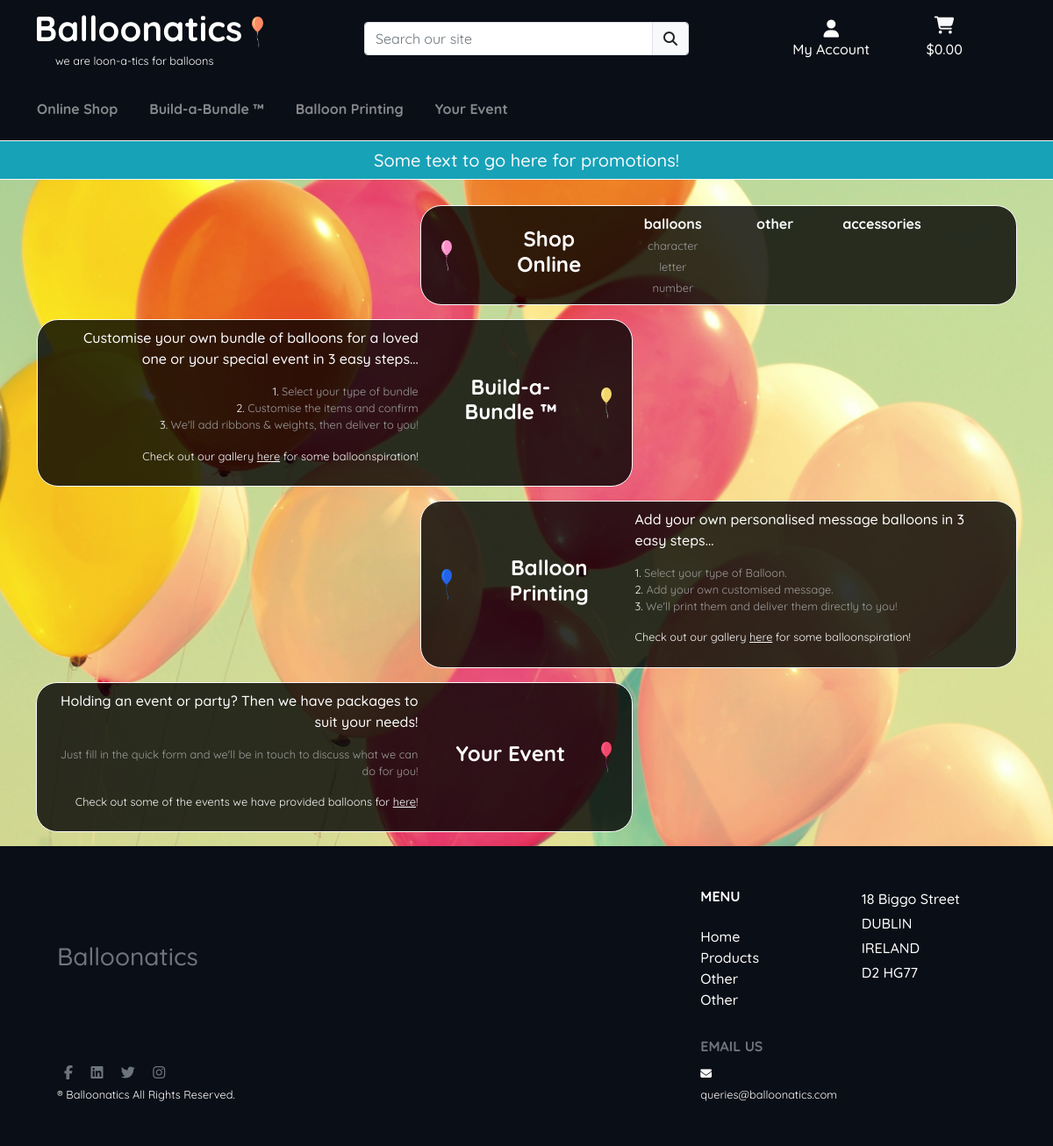
The page / on the database its author committed.
### products/models.py (models this page shows, shortened)
class Category(models.Model):
    class Meta:
        verbose_name_plural = 'Categories'
    name = models.CharField(max_length=254)
    display_name = models.CharField(max_length=254, null=True, blank=True)
    image = models.ImageField(null=True, blank=True)

class Sub_Category(models.Model):
    class Meta:
        verbose_name_plural = 'Sub_Categories'
    name = models.CharField(max_length=254)
    display_name = models.CharField(max_length=254, null=True, blank=True)
    image = models.ImageField(null=True, blank=True)

### home/views.py (the view)
# urls.py: path('', views.index, name='home')
def index(request):
    categories = Category.objects.all()
    sub_categories = Sub_Category.objects.all()
    context = {
        'categories': categories,
        'sub_cateogories': sub_categories
    }
    return render(request, 'home/index.html', context)

### cart/contexts.py (called while the page is built, shortened)
def cart_contents(request):
    cart_items = []
    total = 0
    product_count = 0
    delivery = 0.00
    cart = request.session.get('cart', {'products':{},'bundles':{},'custom_prints':{}})
    if total > 0:
        delivery = round((total * Decimal(
            settings.DELIVERY_SURCHARGE)), 2)
    grand_total = Decimal(total) + Decimal(delivery)
    context = {
        'cart_items': cart_items,
        'total': total,
        'grand_total': grand_total,
        'product_count': product_count,
        'delivery': delivery,
    }
    return context

### home/contexts.py (called while the page is built)
def menu_context(request):
    categories = Category.objects.exclude(
        name='custom')
    menu_context = {}
    for c in categories:
        sub_category_pks = []
        matching_sub_categories = Product.objects.filter(
            category__name=c.name).exclude(
                category__name='custom').distinct().values('sub_category')
        for msc in matching_sub_categories:
            for v in msc.values():
                sub_category_pks.append(v)
        sub_categories_q = list(Sub_Category.objects.filter(
            id__in=sub_category_pks).exclude(
                name='custom').values('name'))
        sub_categories = []
        for sc in sub_categories_q:
            for v in sc.values():
                sub_categories.append(v)
        menu_context[c.name] = sub_categories
    return {
            'menu_context': menu_context
        }

def configure_toasts(request):
    if 'toast_autohide' in request.POST:
        toast_autohide = request.POST['toast_autohide']
    else:
        toast_autohide = settings.TOAST_AUTOHIDE
    if 'toast_delay' in request.POST:
        toast_delay = request.POST['toast_delay']
    else:
        toast_delay = settings.TOAST_DELAY
    return {
        'toast_delay': toast_delay,
        'toast_autohide': toast_autohide
    }

### home/templates/home/index.html (shortened to what this page needs)
{% extends "base.html" %}
{% load static %}
{% block content %}
        <div class="row">
            <div class="col p-0">
                <div class="row mx-2 mb-3 pr-lg-5">
                    <div class="col-12 col-lg-7 offset-lg-5">
                        <div class="row div-bg-opacity home-product-row border border-light align-items-center p-2">
                            <div class="col-1 d-none d-lg-flex">
                                <span><img src="{{ MEDIA_URL }}pink-balloon.png" class="logo-balloon" alt="pink-balloon"></span>
                            </div>
                            <div class="col-lg-3 text-center">
                                <a href="{% url 'categories' %}" class="text-decoration-none font-weight-bold nav-link m-0 p-0">
                                    <h1 class="home-cat-text">Shop Online</h1>
                                </a>
                            </div>
                            <div class="col-8 d-none d-lg-block">
                                <div class="row align-items-top px-1">
                                    {% for key, values in menu_context.items %}
                                    <div class="col-3 d-none d-md-block text-center mr-2">
                                        <a href="{% url 'sub_categories' %}?category={{ key }}" class="text-light text-bold text-decoration-none home-cat-link"><strong>{{ key }}</strong></a>
                                        {% for sub_cat in values %}
                                            <p class="my-0">
                                                <a href="{% url 'products' %}?sub_category={{ sub_cat }}" class="text-light-muted text-decoration-none home-sub-cat-link"><small>{{ sub_cat }}</small></a>
                                            </p>
                                        {% endfor %}
                                    </div>
                                    {% endfor %}
                                </div>
                            </div>
                        </div>
                    </div>
                </div>
                <div class="row align-items-center mx-2 mb-3 pl-lg-5">
                    <div class="col-12 col-lg-7 pl-3">
                        <div class="row align-items-center div-bg-opacity home-product-row border border-light p-2">
                            <div class="col-8 d-none d-lg-block text-right">
                                <p>Customise your own bundle of balloons for a loved one or your special event in 3 easy steps...</p>
                                <small class="text-light-muted">
                                    <p class="mb-0"><span class="text-light">1.</span>  Select your type of bundle</p>
                                    <p class="mb-0"><span class="text-light">2.</span> Customise the items and confirm</p>
                                    <p><span class="text-light">3.</span> We'll add ribbons & weights, then deliver to you!</p>
                                    <p class="text-light">Check out our gallery <a href="#"><u>here</u></a> for some balloonspiration!</p>
                                </small>
                            </div>
                            <div class="col-lg-3 pr-lg-0">
                                <a href="#" class="text-center text-decoration-none font-weight-bold nav-link m-0 p-0">
                                    <h1 class="home-cat-text">Build-a-Bundle &trade;</h1>
                                </a>
                            </div>
                            <div class="col-1 d-none d-lg-flex justify-content-end">
                                <span><img src="{{ MEDIA_URL }}yellow-balloon.png" class="logo-balloon" alt="yellow-balloon"></span>
                            </div>
                        </div>
                    </div>
                </div>
                <div class="row align-items-center mx-2 mb-3 pr-lg-5">
                    <div class="col-12 col-lg-7 offset-lg-5">
                        <div class="row align-items-center div-bg-opacity home-product-row border border-light p-2">
                            <div class="col-1 d-none d-lg-flex">
                                <span><img src="{{ MEDIA_URL }}blue-balloon.png" class="logo-balloon" alt="blue-balloon"></span>
                            </div>
                            <div class="col-lg-3">
                                <a href="#" class="text-center text-decoration-none font-weight-bold nav-link m-0 p-0">
                                    <h1 class="home-cat-text">Balloon Printing</h1>
                                </a>
                            </div>
                            <div class="col-8 d-none d-lg-block">
                                <p>Add your own personalised message balloons in 3 easy steps...</p>
                                <small class="text-light-muted">
                                    <p class="mb-0"><span class="text-light">1.</span> Select your type of Balloon.</p>
                                    <p class="mb-0"><span class="text-light">2.</span> Add your own customised message.</p>
                                    <p><span class="text-light">3.</span> We'll print them and deliver them directly to you!</p>
                                    <p class="text-light">Check out our gallery <a href="#"><u>here</u></a> for some balloonspiration!</p>
                            </small>
                            </div>
                        </div>
                    </div>
                </div>
                <div class="row align-items-center mx-2 mb-3 pl-lg-5">
                    <div class="col-12 col-lg-7">
                        <div class="row align-items-center div-bg-opacity home-product-row border border-light p-2">
                            <div class="col-8 d-none d-lg-block text-right">
                                <p>Holding an event or party? Then we have packages to suit your needs!</p>
                                <small class="text-light-muted">
                                    <p>Just fill in the quick form and we'll be in touch to discuss what we can do for you!</p>
                                    <p class="text-light">Check out some of the events we have provided balloons for <a href="#"><u>here</u></a>!</p>
                                </small>
                            </div>
                            <div class="col-lg-3 pr-lg-0">
                                <a href="#" class="text-center text-decoration-none font-weight-bold nav-link m-0 p-0">
                                    <h1 class="home-cat-text">Your Event</h1>
                                </a>
                            </div>
                            <div class="col-1 d-none d-lg-flex justify-content-end">
                                <span><img src="{{ MEDIA_URL }}dark-pink-balloon.png" class="logo-balloon" alt="dark-pink-balloon"></span>
                            </div>
                        </div>
                    </div>
                </div>
            </div>
        </div>
{% endblock %}

### static/css/style.css (style rules this page uses)
html { height: 100%; }
body { background: url('/media/balloons-bg.jpg') no-repeat center center fixed; background-size: cover; height: calc(100vh - 164px); color: #fff; font-family: 'Quicksand', sans-serif; font-weight: 500; z-index: -10; min-height: 90vh; }
.logo-balloon { height: 35px; }
a { color: inherit; }
.div-bg-opacity { background: rgba(0,0,0,0.8); }
.nav-link { color: #fff; margin-left: 30px; margin-right: 30px; }
.home-product-row { min-height: 100px; border-radius: 24px; }
.home-cat-text { font-weight: 700; font-size: 2vw; font-size: 24px; }
.text-light-muted { color: rgb(155, 155, 155) }
@media (max-width: 1200px) { .nav-link { margin: 0px 10px; } }

### rows shown on the page
Category: menu_context "balloons"
Sub_Category: sub_cat "character"
Sub_Category: sub_cat "letter"
Sub_Category: sub_cat "number"
Category: menu_context "other"
Category: menu_context "accessories"
